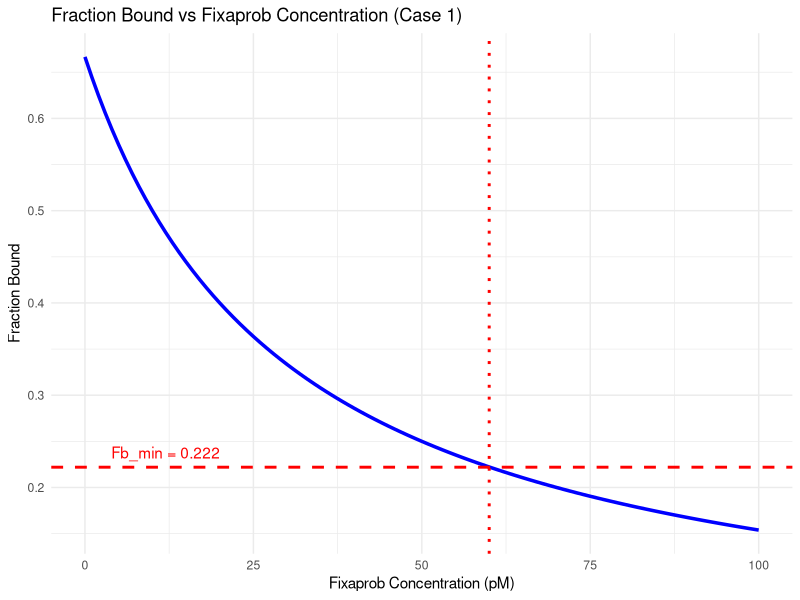

Here is the R script that generated this plot:
#Load packages
library(tidyverse)
library(deSolve)
library(ggpubr)

#===================Case 1: Part E======================#

# Define a range of Fixaprob concentrations (pM)
fixaprob_concentrations <- seq(0, 100, by = 1)  # From 0 to 100 pM
Kd <- 10  # pM
Pss=20#pM

Kie_fixaprob = 10

#alculate fraction bound for each Fixaprob conc
fb = Pss / (Pss+Kd*(1+(fixaprob_concentrations / Kie_fixaprob)))
# Create a data frame to store the results
results_case1 <- data.frame(I = fixaprob_concentrations, fb = fb)

# Plot fraction bound vs Fixaprob concentration with a horizontal line at y = 0.222
ggplot(results_case1, aes(x = I, y = fb)) +
  geom_line(color = "blue", size = 1.2) +
  geom_hline(yintercept = 0.222, color = "red", linetype = "dashed", size = 1) +
  geom_vline(xintercept = 60, color = "red", linetype = "dotted", size = 1) +
  labs(
    x = "Fixaprob Concentration (pM)",
    y = "Fraction Bound",
    title = "Fraction Bound vs Fixaprob Concentration (Case 1)"
  ) +
  annotate("text", x = 12, y =0.225, label = "Fb_min = 0.222", color = "red", vjust = -0.5) +
  theme_minimal()


# Find the index where the fraction bound is closest to 0.222
target_fb <- 0.222
closest_index <- which.min(abs(results_case1$fb - target_fb))

# Get the corresponding Fixaprob concentration
min_conc <- results_case1$I[closest_index]
min_conc
